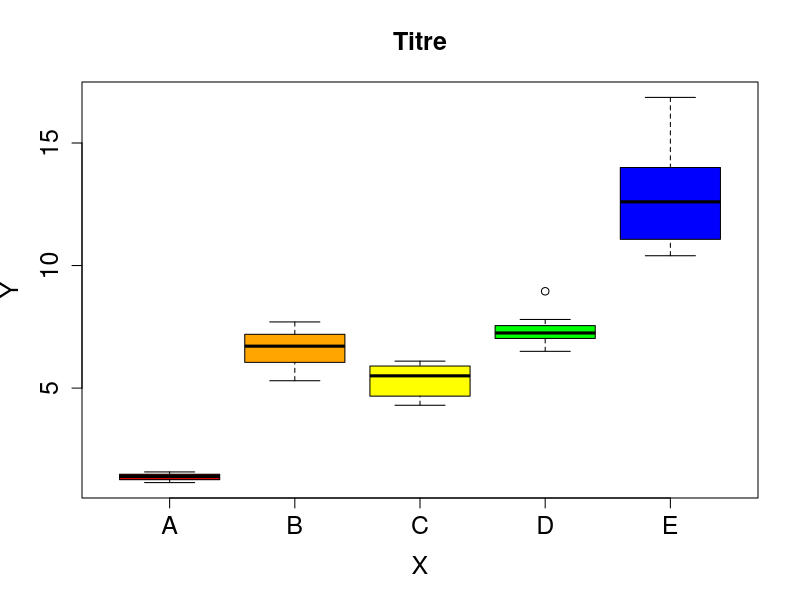

Source code (R):
# Note: tout texte qui débute par un # (dièse) est rendu inactif dans R
# Cela permet d'ajouter des informations ou des commentaires.
# Veuillez commenter vos scripts pour que l'on comprenne ce que vous faites.

# VOS NOMS ICI / Hiver 2020


##### EXERCICE 1 ######

# Créer une structure de données appropriée

# a) La fonction c() permet de créer des vecteurs ou des listes (c = concatenate)
#    Pour créer un vecteur avec les comptes d'animaux et le nom des variables (EXEMPLE) :
#    vec <- c(a=1,b=2,...)



# b) La fonction barplot() permet de créer des diagrammes en batons. Je vous donne une liste d'options.
#    barplot(..., main='Titre', xlab='Axe des X', ylab='Axe des Y', col="pink", cex.main=1.2, cex.lab=1.2, cex.axis=1.2)



# c) La fonction sum() permet de calculer... des sommes
# Consulter la section sur l’indexation (p54) du document R_101_debutant_Fr.pdf



##### EXERCICE 2 ######

# a) Chargez le fichier de données BIO1006_H2017_TP1_Q2.txt
# Vous devez l'enregistrer dans votre répertoire courant (l'espace de travail défini en début de session RStudio).
# La fonction read.table() permet de charger les données d'un fichier sous forme de 'data.frame' (structure de données).
# Vous devez utiliser l'option read.table(..., header=T) car il y a des en-têtes, c'est à dire un nom pour chaque colonne.
x <- read.table("BIO1006_TP1_Q2.txt", header=TRUE)


# b) Représentation graphique: Boxplot. Je vous donne une série d'options.
boxplot(x$chlorophylle ~ x$site, col=c("red","orange","yellow","green","blue"), xlab="X", ylab="Y", main = "Titre", cex.lab=1.5, cex.main=1.5, cex.axis=1.5)

#    Notez le signe ~ qui indique ici qu'on souhaite représenter la variable "chlorophylle" en fonction de la variable "site".
#    Il s'agit de la syntaxe normale pour définir un modèle linéaire dans R (x~y = x "en fonction de" y).
#    col: ici il y a un vecteur de 5 couleurs; libre à vous de mettre les couleurs de votre choix (voir aussi Rcolor.pdf pour d'autres exemples)
#    Pour sauvegarder vos figures, vous pouvez utiliser la fonction 'Export' de la fenetre de graphique de RStudio.

par(mar=c(5,6,4,2)) # voir les options de la fonction par(). Permet ici de laisser plus de place sur le graphique pour les légendes des axes.


# c) Obtenir la médiane et la valeur maximale de coliformes par site d'échantillonnage
# Vous pouvez utiliser la fonction summary() OU les fonctions max() et median()
# Consulter la section sur l’indexation (p54) du document R_101_debutant_Fr.pdf



# d) Ajoute des lignes de référence pour voir les niveaux seuils
# Utilisez la fonction lines(c(x1,x2), c(y1,y2) ,lwd=3, lty=4, col="black")
# Un exemple complet qui produit un graphique similaire est disponible p31 du document R_101_debutant_Fr.pdf


### fin !